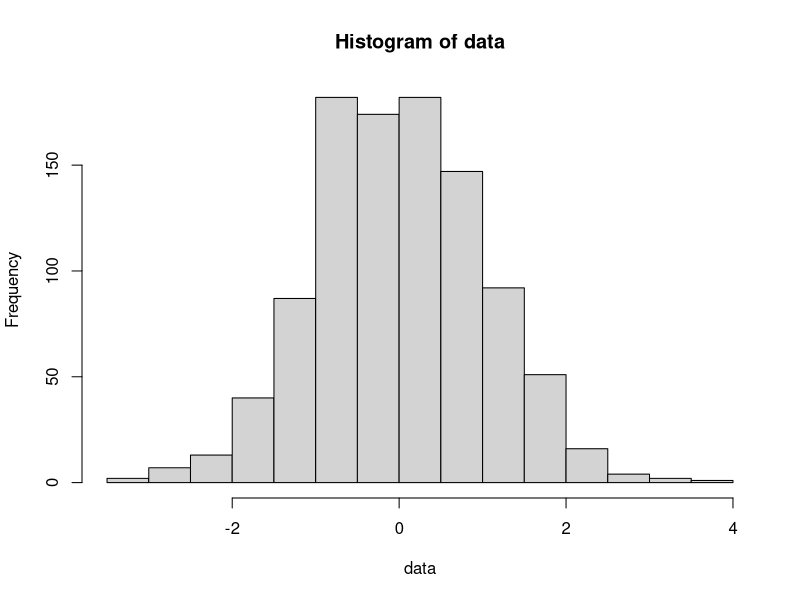

Write the R code that produced this figure.
## ---- chunk 1
data = rnorm(1000)
hist(data)
